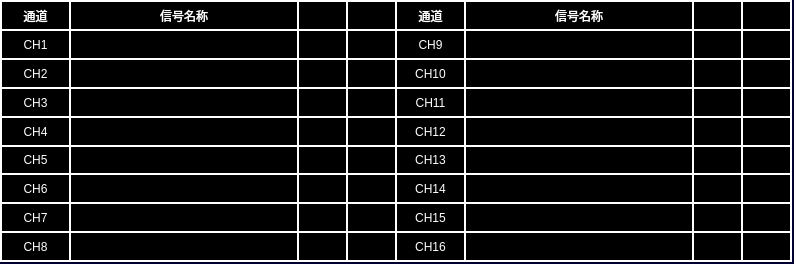
<?xml version="1.0" encoding="UTF-8"?>
<ui version="4.0">
 <class>DoControl</class>
 <widget class="QWidget" name="DoControl">
  <property name="geometry">
   <rect>
    <x>0</x>
    <y>0</y>
    <width>794</width>
    <height>264</height>
   </rect>
  </property>
  <property name="windowTitle">
   <string>Form</string>
  </property>
  <property name="styleSheet">
   <string notr="true">QWidget
{
background-color: rgb(0, 0, 50);
}


QLabel
{
	font: 16px &quot;微软雅黑&quot;;
	color: white;
	border:2px solid white;
	background-color:black;
}</string>
  </property>
  <widget class="QLabel" name="lbl_CH16">
   <property name="geometry">
    <rect>
     <x>395</x>
     <y>231</y>
     <width>71</width>
     <height>31</height>
    </rect>
   </property>
   <property name="text">
    <string>CH16</string>
   </property>
   <property name="alignment">
    <set>Qt::AlignCenter</set>
   </property>
  </widget>
  <widget class="QLabel" name="lbl_CH1_State1">
   <property name="geometry">
    <rect>
     <x>297</x>
     <y>29</y>
     <width>51</width>
     <height>31</height>
    </rect>
   </property>
   <property name="text">
    <string/>
   </property>
   <property name="alignment">
    <set>Qt::AlignCenter</set>
   </property>
  </widget>
  <widget class="QLabel" name="lbl_CH2">
   <property name="geometry">
    <rect>
     <x>0</x>
     <y>58</y>
     <width>71</width>
     <height>31</height>
    </rect>
   </property>
   <property name="text">
    <string>CH2</string>
   </property>
   <property name="alignment">
    <set>Qt::AlignCenter</set>
   </property>
  </widget>
  <widget class="QLabel" name="lbl_CH12_State1">
   <property name="geometry">
    <rect>
     <x>692</x>
     <y>116</y>
     <width>51</width>
     <height>31</height>
    </rect>
   </property>
   <property name="text">
    <string/>
   </property>
   <property name="alignment">
    <set>Qt::AlignCenter</set>
   </property>
  </widget>
  <widget class="QLabel" name="lbl_CH9_Name">
   <property name="geometry">
    <rect>
     <x>464</x>
     <y>29</y>
     <width>230</width>
     <height>31</height>
    </rect>
   </property>
   <property name="text">
    <string/>
   </property>
   <property name="alignment">
    <set>Qt::AlignCenter</set>
   </property>
  </widget>
  <widget class="QLabel" name="lblTitle_9">
   <property name="geometry">
    <rect>
     <x>395</x>
     <y>0</y>
     <width>71</width>
     <height>31</height>
    </rect>
   </property>
   <property name="text">
    <string>通道</string>
   </property>
   <property name="alignment">
    <set>Qt::AlignCenter</set>
   </property>
  </widget>
  <widget class="QLabel" name="lbl_CH13_Name">
   <property name="geometry">
    <rect>
     <x>464</x>
     <y>144</y>
     <width>230</width>
     <height>31</height>
    </rect>
   </property>
   <property name="text">
    <string/>
   </property>
   <property name="alignment">
    <set>Qt::AlignCenter</set>
   </property>
  </widget>
  <widget class="QLabel" name="lbl_CH7_Name">
   <property name="geometry">
    <rect>
     <x>69</x>
     <y>202</y>
     <width>230</width>
     <height>31</height>
    </rect>
   </property>
   <property name="text">
    <string/>
   </property>
   <property name="alignment">
    <set>Qt::AlignCenter</set>
   </property>
  </widget>
  <widget class="QLabel" name="lbl_CH7">
   <property name="geometry">
    <rect>
     <x>0</x>
     <y>202</y>
     <width>71</width>
     <height>31</height>
    </rect>
   </property>
   <property name="text">
    <string>CH7</string>
   </property>
   <property name="alignment">
    <set>Qt::AlignCenter</set>
   </property>
  </widget>
  <widget class="QLabel" name="lbl_CH3_State2">
   <property name="geometry">
    <rect>
     <x>346</x>
     <y>87</y>
     <width>51</width>
     <height>31</height>
    </rect>
   </property>
   <property name="text">
    <string/>
   </property>
   <property name="alignment">
    <set>Qt::AlignCenter</set>
   </property>
  </widget>
  <widget class="QLabel" name="lbl_CH9">
   <property name="geometry">
    <rect>
     <x>395</x>
     <y>29</y>
     <width>71</width>
     <height>31</height>
    </rect>
   </property>
   <property name="text">
    <string>CH9</string>
   </property>
   <property name="alignment">
    <set>Qt::AlignCenter</set>
   </property>
  </widget>
  <widget class="QLabel" name="lbl_CH15">
   <property name="geometry">
    <rect>
     <x>395</x>
     <y>202</y>
     <width>71</width>
     <height>31</height>
    </rect>
   </property>
   <property name="text">
    <string>CH15</string>
   </property>
   <property name="alignment">
    <set>Qt::AlignCenter</set>
   </property>
  </widget>
  <widget class="QLabel" name="lbl_CH12_Name">
   <property name="geometry">
    <rect>
     <x>464</x>
     <y>116</y>
     <width>230</width>
     <height>31</height>
    </rect>
   </property>
   <property name="text">
    <string/>
   </property>
   <property name="alignment">
    <set>Qt::AlignCenter</set>
   </property>
  </widget>
  <widget class="QLabel" name="lbl_CH10_State2">
   <property name="geometry">
    <rect>
     <x>741</x>
     <y>58</y>
     <width>51</width>
     <height>31</height>
    </rect>
   </property>
   <property name="text">
    <string/>
   </property>
   <property name="alignment">
    <set>Qt::AlignCenter</set>
   </property>
  </widget>
  <widget class="QLabel" name="lbl_CH9_State1">
   <property name="geometry">
    <rect>
     <x>692</x>
     <y>29</y>
     <width>51</width>
     <height>31</height>
    </rect>
   </property>
   <property name="text">
    <string/>
   </property>
   <property name="alignment">
    <set>Qt::AlignCenter</set>
   </property>
  </widget>
  <widget class="QLabel" name="lbl_CH4_State1">
   <property name="geometry">
    <rect>
     <x>297</x>
     <y>116</y>
     <width>51</width>
     <height>31</height>
    </rect>
   </property>
   <property name="text">
    <string/>
   </property>
   <property name="alignment">
    <set>Qt::AlignCenter</set>
   </property>
  </widget>
  <widget class="QLabel" name="lbl_CH13_State2">
   <property name="geometry">
    <rect>
     <x>741</x>
     <y>144</y>
     <width>51</width>
     <height>31</height>
    </rect>
   </property>
   <property name="text">
    <string/>
   </property>
   <property name="alignment">
    <set>Qt::AlignCenter</set>
   </property>
  </widget>
  <widget class="QLabel" name="lblTitle_3">
   <property name="geometry">
    <rect>
     <x>69</x>
     <y>0</y>
     <width>230</width>
     <height>31</height>
    </rect>
   </property>
   <property name="text">
    <string>信号名称</string>
   </property>
   <property name="alignment">
    <set>Qt::AlignCenter</set>
   </property>
  </widget>
  <widget class="QLabel" name="lbl_CH14_Name">
   <property name="geometry">
    <rect>
     <x>464</x>
     <y>173</y>
     <width>230</width>
     <height>31</height>
    </rect>
   </property>
   <property name="text">
    <string/>
   </property>
   <property name="alignment">
    <set>Qt::AlignCenter</set>
   </property>
  </widget>
  <widget class="QLabel" name="lbl_CH8">
   <property name="geometry">
    <rect>
     <x>0</x>
     <y>231</y>
     <width>71</width>
     <height>31</height>
    </rect>
   </property>
   <property name="text">
    <string>CH8</string>
   </property>
   <property name="alignment">
    <set>Qt::AlignCenter</set>
   </property>
  </widget>
  <widget class="QLabel" name="lbl_CH6_Name">
   <property name="geometry">
    <rect>
     <x>69</x>
     <y>173</y>
     <width>230</width>
     <height>31</height>
    </rect>
   </property>
   <property name="text">
    <string/>
   </property>
   <property name="alignment">
    <set>Qt::AlignCenter</set>
   </property>
  </widget>
  <widget class="QLabel" name="lbl_CH11_Name">
   <property name="geometry">
    <rect>
     <x>464</x>
     <y>87</y>
     <width>230</width>
     <height>31</height>
    </rect>
   </property>
   <property name="text">
    <string/>
   </property>
   <property name="alignment">
    <set>Qt::AlignCenter</set>
   </property>
  </widget>
  <widget class="QLabel" name="lbl_CH14_State1">
   <property name="geometry">
    <rect>
     <x>692</x>
     <y>173</y>
     <width>51</width>
     <height>31</height>
    </rect>
   </property>
   <property name="text">
    <string/>
   </property>
   <property name="alignment">
    <set>Qt::AlignCenter</set>
   </property>
  </widget>
  <widget class="QLabel" name="lbl_CH5">
   <property name="geometry">
    <rect>
     <x>0</x>
     <y>144</y>
     <width>71</width>
     <height>31</height>
    </rect>
   </property>
   <property name="text">
    <string>CH5</string>
   </property>
   <property name="alignment">
    <set>Qt::AlignCenter</set>
   </property>
  </widget>
  <widget class="QLabel" name="TrainType4">
   <property name="geometry">
    <rect>
     <x>741</x>
     <y>0</y>
     <width>51</width>
     <height>31</height>
    </rect>
   </property>
   <property name="text">
    <string/>
   </property>
   <property name="alignment">
    <set>Qt::AlignCenter</set>
   </property>
  </widget>
  <widget class="QLabel" name="lbl_CH7_State1">
   <property name="geometry">
    <rect>
     <x>297</x>
     <y>202</y>
     <width>51</width>
     <height>31</height>
    </rect>
   </property>
   <property name="text">
    <string/>
   </property>
   <property name="alignment">
    <set>Qt::AlignCenter</set>
   </property>
  </widget>
  <widget class="QLabel" name="lbl_CH4_State2">
   <property name="geometry">
    <rect>
     <x>346</x>
     <y>116</y>
     <width>51</width>
     <height>31</height>
    </rect>
   </property>
   <property name="text">
    <string/>
   </property>
   <property name="alignment">
    <set>Qt::AlignCenter</set>
   </property>
  </widget>
  <widget class="QLabel" name="lbl_CH5_State1">
   <property name="geometry">
    <rect>
     <x>297</x>
     <y>144</y>
     <width>51</width>
     <height>31</height>
    </rect>
   </property>
   <property name="text">
    <string/>
   </property>
   <property name="alignment">
    <set>Qt::AlignCenter</set>
   </property>
  </widget>
  <widget class="QLabel" name="lbl_CH15_State2">
   <property name="geometry">
    <rect>
     <x>741</x>
     <y>202</y>
     <width>51</width>
     <height>31</height>
    </rect>
   </property>
   <property name="text">
    <string/>
   </property>
   <property name="alignment">
    <set>Qt::AlignCenter</set>
   </property>
  </widget>
  <widget class="QLabel" name="lbl_CH1_Name">
   <property name="geometry">
    <rect>
     <x>69</x>
     <y>29</y>
     <width>230</width>
     <height>31</height>
    </rect>
   </property>
   <property name="text">
    <string/>
   </property>
   <property name="alignment">
    <set>Qt::AlignCenter</set>
   </property>
  </widget>
  <widget class="QLabel" name="lbl_CH2_State2">
   <property name="geometry">
    <rect>
     <x>346</x>
     <y>58</y>
     <width>51</width>
     <height>31</height>
    </rect>
   </property>
   <property name="text">
    <string/>
   </property>
   <property name="alignment">
    <set>Qt::AlignCenter</set>
   </property>
  </widget>
  <widget class="QLabel" name="lbl_CH16_State2">
   <property name="geometry">
    <rect>
     <x>741</x>
     <y>231</y>
     <width>51</width>
     <height>31</height>
    </rect>
   </property>
   <property name="text">
    <string/>
   </property>
   <property name="alignment">
    <set>Qt::AlignCenter</set>
   </property>
  </widget>
  <widget class="QLabel" name="lbl_CH10_Name">
   <property name="geometry">
    <rect>
     <x>464</x>
     <y>58</y>
     <width>230</width>
     <height>31</height>
    </rect>
   </property>
   <property name="text">
    <string/>
   </property>
   <property name="alignment">
    <set>Qt::AlignCenter</set>
   </property>
  </widget>
  <widget class="QLabel" name="lbl_CH15_Name">
   <property name="geometry">
    <rect>
     <x>464</x>
     <y>202</y>
     <width>230</width>
     <height>31</height>
    </rect>
   </property>
   <property name="text">
    <string/>
   </property>
   <property name="alignment">
    <set>Qt::AlignCenter</set>
   </property>
  </widget>
  <widget class="QLabel" name="lbl_CH2_State1">
   <property name="geometry">
    <rect>
     <x>297</x>
     <y>58</y>
     <width>51</width>
     <height>31</height>
    </rect>
   </property>
   <property name="text">
    <string/>
   </property>
   <property name="alignment">
    <set>Qt::AlignCenter</set>
   </property>
  </widget>
  <widget class="QLabel" name="lbl_CH6">
   <property name="geometry">
    <rect>
     <x>0</x>
     <y>173</y>
     <width>71</width>
     <height>31</height>
    </rect>
   </property>
   <property name="text">
    <string>CH6</string>
   </property>
   <property name="alignment">
    <set>Qt::AlignCenter</set>
   </property>
  </widget>
  <widget class="QLabel" name="TrainType2">
   <property name="geometry">
    <rect>
     <x>346</x>
     <y>0</y>
     <width>51</width>
     <height>31</height>
    </rect>
   </property>
   <property name="text">
    <string/>
   </property>
   <property name="alignment">
    <set>Qt::AlignCenter</set>
   </property>
  </widget>
  <widget class="QLabel" name="lbl_CH11">
   <property name="geometry">
    <rect>
     <x>395</x>
     <y>87</y>
     <width>71</width>
     <height>31</height>
    </rect>
   </property>
   <property name="text">
    <string>CH11</string>
   </property>
   <property name="alignment">
    <set>Qt::AlignCenter</set>
   </property>
  </widget>
  <widget class="QLabel" name="lbl_CH10_State1">
   <property name="geometry">
    <rect>
     <x>692</x>
     <y>58</y>
     <width>51</width>
     <height>31</height>
    </rect>
   </property>
   <property name="text">
    <string/>
   </property>
   <property name="alignment">
    <set>Qt::AlignCenter</set>
   </property>
  </widget>
  <widget class="QLabel" name="lbl_CH3_Name">
   <property name="geometry">
    <rect>
     <x>69</x>
     <y>87</y>
     <width>230</width>
     <height>31</height>
    </rect>
   </property>
   <property name="text">
    <string/>
   </property>
   <property name="alignment">
    <set>Qt::AlignCenter</set>
   </property>
  </widget>
  <widget class="QLabel" name="lbl_CH1_State2">
   <property name="geometry">
    <rect>
     <x>346</x>
     <y>29</y>
     <width>51</width>
     <height>31</height>
    </rect>
   </property>
   <property name="text">
    <string/>
   </property>
   <property name="alignment">
    <set>Qt::AlignCenter</set>
   </property>
  </widget>
  <widget class="QLabel" name="lblTitle_7">
   <property name="geometry">
    <rect>
     <x>464</x>
     <y>0</y>
     <width>230</width>
     <height>31</height>
    </rect>
   </property>
   <property name="text">
    <string>信号名称</string>
   </property>
   <property name="alignment">
    <set>Qt::AlignCenter</set>
   </property>
  </widget>
  <widget class="QLabel" name="lbl_CH13_State1">
   <property name="geometry">
    <rect>
     <x>692</x>
     <y>144</y>
     <width>51</width>
     <height>31</height>
    </rect>
   </property>
   <property name="text">
    <string/>
   </property>
   <property name="alignment">
    <set>Qt::AlignCenter</set>
   </property>
  </widget>
  <widget class="QLabel" name="lbl_CH12_State2">
   <property name="geometry">
    <rect>
     <x>741</x>
     <y>116</y>
     <width>51</width>
     <height>31</height>
    </rect>
   </property>
   <property name="text">
    <string/>
   </property>
   <property name="alignment">
    <set>Qt::AlignCenter</set>
   </property>
  </widget>
  <widget class="QLabel" name="lbl_CH8_Name">
   <property name="geometry">
    <rect>
     <x>69</x>
     <y>231</y>
     <width>230</width>
     <height>31</height>
    </rect>
   </property>
   <property name="text">
    <string/>
   </property>
   <property name="alignment">
    <set>Qt::AlignCenter</set>
   </property>
  </widget>
  <widget class="QLabel" name="lbl_CH4_Name">
   <property name="geometry">
    <rect>
     <x>69</x>
     <y>116</y>
     <width>230</width>
     <height>31</height>
    </rect>
   </property>
   <property name="text">
    <string/>
   </property>
   <property name="alignment">
    <set>Qt::AlignCenter</set>
   </property>
  </widget>
  <widget class="QLabel" name="lbl_CH4">
   <property name="geometry">
    <rect>
     <x>0</x>
     <y>116</y>
     <width>71</width>
     <height>31</height>
    </rect>
   </property>
   <property name="text">
    <string>CH4</string>
   </property>
   <property name="alignment">
    <set>Qt::AlignCenter</set>
   </property>
  </widget>
  <widget class="QLabel" name="lblTitle_2">
   <property name="geometry">
    <rect>
     <x>0</x>
     <y>0</y>
     <width>71</width>
     <height>31</height>
    </rect>
   </property>
   <property name="text">
    <string>通道</string>
   </property>
   <property name="alignment">
    <set>Qt::AlignCenter</set>
   </property>
  </widget>
  <widget class="QLabel" name="lbl_CH11_State1">
   <property name="geometry">
    <rect>
     <x>692</x>
     <y>87</y>
     <width>51</width>
     <height>31</height>
    </rect>
   </property>
   <property name="text">
    <string/>
   </property>
   <property name="alignment">
    <set>Qt::AlignCenter</set>
   </property>
  </widget>
  <widget class="QLabel" name="lbl_CH3">
   <property name="geometry">
    <rect>
     <x>0</x>
     <y>87</y>
     <width>71</width>
     <height>31</height>
    </rect>
   </property>
   <property name="text">
    <string>CH3</string>
   </property>
   <property name="alignment">
    <set>Qt::AlignCenter</set>
   </property>
  </widget>
  <widget class="QLabel" name="lbl_CH3_State1">
   <property name="geometry">
    <rect>
     <x>297</x>
     <y>87</y>
     <width>51</width>
     <height>31</height>
    </rect>
   </property>
   <property name="text">
    <string/>
   </property>
   <property name="alignment">
    <set>Qt::AlignCenter</set>
   </property>
  </widget>
  <widget class="QLabel" name="lbl_CH5_State2">
   <property name="geometry">
    <rect>
     <x>346</x>
     <y>144</y>
     <width>51</width>
     <height>31</height>
    </rect>
   </property>
   <property name="text">
    <string/>
   </property>
   <property name="alignment">
    <set>Qt::AlignCenter</set>
   </property>
  </widget>
  <widget class="QLabel" name="TrainType1">
   <property name="geometry">
    <rect>
     <x>297</x>
     <y>0</y>
     <width>51</width>
     <height>31</height>
    </rect>
   </property>
   <property name="text">
    <string/>
   </property>
   <property name="alignment">
    <set>Qt::AlignCenter</set>
   </property>
  </widget>
  <widget class="QLabel" name="TrainType3">
   <property name="geometry">
    <rect>
     <x>692</x>
     <y>0</y>
     <width>51</width>
     <height>31</height>
    </rect>
   </property>
   <property name="text">
    <string/>
   </property>
   <property name="alignment">
    <set>Qt::AlignCenter</set>
   </property>
  </widget>
  <widget class="QLabel" name="lbl_CH14">
   <property name="geometry">
    <rect>
     <x>395</x>
     <y>173</y>
     <width>71</width>
     <height>31</height>
    </rect>
   </property>
   <property name="text">
    <string>CH14</string>
   </property>
   <property name="alignment">
    <set>Qt::AlignCenter</set>
   </property>
  </widget>
  <widget class="QLabel" name="lbl_CH16_State1">
   <property name="geometry">
    <rect>
     <x>692</x>
     <y>231</y>
     <width>51</width>
     <height>31</height>
    </rect>
   </property>
   <property name="text">
    <string/>
   </property>
   <property name="alignment">
    <set>Qt::AlignCenter</set>
   </property>
  </widget>
  <widget class="QLabel" name="lbl_CH11_State2">
   <property name="geometry">
    <rect>
     <x>741</x>
     <y>87</y>
     <width>51</width>
     <height>31</height>
    </rect>
   </property>
   <property name="text">
    <string/>
   </property>
   <property name="alignment">
    <set>Qt::AlignCenter</set>
   </property>
  </widget>
  <widget class="QLabel" name="lbl_CH9_State2">
   <property name="geometry">
    <rect>
     <x>741</x>
     <y>29</y>
     <width>51</width>
     <height>31</height>
    </rect>
   </property>
   <property name="text">
    <string/>
   </property>
   <property name="alignment">
    <set>Qt::AlignCenter</set>
   </property>
  </widget>
  <widget class="QLabel" name="lbl_CH6_State1">
   <property name="geometry">
    <rect>
     <x>297</x>
     <y>173</y>
     <width>51</width>
     <height>31</height>
    </rect>
   </property>
   <property name="text">
    <string/>
   </property>
   <property name="alignment">
    <set>Qt::AlignCenter</set>
   </property>
  </widget>
  <widget class="QLabel" name="lbl_CH12">
   <property name="geometry">
    <rect>
     <x>395</x>
     <y>116</y>
     <width>71</width>
     <height>31</height>
    </rect>
   </property>
   <property name="text">
    <string>CH12</string>
   </property>
   <property name="alignment">
    <set>Qt::AlignCenter</set>
   </property>
  </widget>
  <widget class="QLabel" name="lbl_CH8_State1">
   <property name="geometry">
    <rect>
     <x>297</x>
     <y>231</y>
     <width>51</width>
     <height>31</height>
    </rect>
   </property>
   <property name="text">
    <string/>
   </property>
   <property name="alignment">
    <set>Qt::AlignCenter</set>
   </property>
  </widget>
  <widget class="QLabel" name="lbl_CH5_Name">
   <property name="geometry">
    <rect>
     <x>69</x>
     <y>144</y>
     <width>230</width>
     <height>31</height>
    </rect>
   </property>
   <property name="text">
    <string/>
   </property>
   <property name="alignment">
    <set>Qt::AlignCenter</set>
   </property>
  </widget>
  <widget class="QLabel" name="lbl_CH13">
   <property name="geometry">
    <rect>
     <x>395</x>
     <y>144</y>
     <width>71</width>
     <height>31</height>
    </rect>
   </property>
   <property name="text">
    <string>CH13</string>
   </property>
   <property name="alignment">
    <set>Qt::AlignCenter</set>
   </property>
  </widget>
  <widget class="QLabel" name="lbl_CH14_State2">
   <property name="geometry">
    <rect>
     <x>741</x>
     <y>173</y>
     <width>51</width>
     <height>31</height>
    </rect>
   </property>
   <property name="text">
    <string/>
   </property>
   <property name="alignment">
    <set>Qt::AlignCenter</set>
   </property>
  </widget>
  <widget class="QLabel" name="lbl_CH6_State2">
   <property name="geometry">
    <rect>
     <x>346</x>
     <y>173</y>
     <width>51</width>
     <height>31</height>
    </rect>
   </property>
   <property name="text">
    <string/>
   </property>
   <property name="alignment">
    <set>Qt::AlignCenter</set>
   </property>
  </widget>
  <widget class="QLabel" name="lbl_CH7_State2">
   <property name="geometry">
    <rect>
     <x>346</x>
     <y>202</y>
     <width>51</width>
     <height>31</height>
    </rect>
   </property>
   <property name="text">
    <string/>
   </property>
   <property name="alignment">
    <set>Qt::AlignCenter</set>
   </property>
  </widget>
  <widget class="QLabel" name="lbl_CH16_Name">
   <property name="geometry">
    <rect>
     <x>464</x>
     <y>231</y>
     <width>230</width>
     <height>31</height>
    </rect>
   </property>
   <property name="text">
    <string/>
   </property>
   <property name="alignment">
    <set>Qt::AlignCenter</set>
   </property>
  </widget>
  <widget class="QLabel" name="lbl_CH15_State1">
   <property name="geometry">
    <rect>
     <x>692</x>
     <y>202</y>
     <width>51</width>
     <height>31</height>
    </rect>
   </property>
   <property name="text">
    <string/>
   </property>
   <property name="alignment">
    <set>Qt::AlignCenter</set>
   </property>
  </widget>
  <widget class="QLabel" name="lbl_CH1">
   <property name="geometry">
    <rect>
     <x>0</x>
     <y>29</y>
     <width>71</width>
     <height>31</height>
    </rect>
   </property>
   <property name="text">
    <string>CH1</string>
   </property>
   <property name="alignment">
    <set>Qt::AlignCenter</set>
   </property>
  </widget>
  <widget class="QLabel" name="lbl_CH8_State2">
   <property name="geometry">
    <rect>
     <x>346</x>
     <y>231</y>
     <width>51</width>
     <height>31</height>
    </rect>
   </property>
   <property name="text">
    <string/>
   </property>
   <property name="alignment">
    <set>Qt::AlignCenter</set>
   </property>
  </widget>
  <widget class="QLabel" name="lbl_CH2_Name">
   <property name="geometry">
    <rect>
     <x>69</x>
     <y>58</y>
     <width>230</width>
     <height>31</height>
    </rect>
   </property>
   <property name="text">
    <string/>
   </property>
   <property name="alignment">
    <set>Qt::AlignCenter</set>
   </property>
  </widget>
  <widget class="QLabel" name="lbl_CH10">
   <property name="geometry">
    <rect>
     <x>395</x>
     <y>58</y>
     <width>71</width>
     <height>31</height>
    </rect>
   </property>
   <property name="text">
    <string>CH10</string>
   </property>
   <property name="alignment">
    <set>Qt::AlignCenter</set>
   </property>
  </widget>
  <zorder>lbl_CH16</zorder>
  <zorder>lbl_CH1_State1</zorder>
  <zorder>lbl_CH2</zorder>
  <zorder>lbl_CH9_Name</zorder>
  <zorder>lblTitle_9</zorder>
  <zorder>lbl_CH13_Name</zorder>
  <zorder>lbl_CH7_Name</zorder>
  <zorder>lbl_CH7</zorder>
  <zorder>lbl_CH3_State2</zorder>
  <zorder>lbl_CH9</zorder>
  <zorder>lbl_CH15</zorder>
  <zorder>lbl_CH10_State2</zorder>
  <zorder>lbl_CH9_State1</zorder>
  <zorder>lbl_CH13_State2</zorder>
  <zorder>lblTitle_3</zorder>
  <zorder>lbl_CH14_Name</zorder>
  <zorder>lbl_CH8</zorder>
  <zorder>lbl_CH6_Name</zorder>
  <zorder>lbl_CH11_Name</zorder>
  <zorder>lbl_CH14_State1</zorder>
  <zorder>lbl_CH5</zorder>
  <zorder>TrainType4</zorder>
  <zorder>lbl_CH7_State1</zorder>
  <zorder>lbl_CH5_State1</zorder>
  <zorder>lbl_CH15_State2</zorder>
  <zorder>lbl_CH1_Name</zorder>
  <zorder>lbl_CH2_State2</zorder>
  <zorder>lbl_CH16_State2</zorder>
  <zorder>lbl_CH10_Name</zorder>
  <zorder>lbl_CH15_Name</zorder>
  <zorder>lbl_CH2_State1</zorder>
  <zorder>lbl_CH6</zorder>
  <zorder>TrainType2</zorder>
  <zorder>lbl_CH11</zorder>
  <zorder>lbl_CH10_State1</zorder>
  <zorder>lbl_CH3_Name</zorder>
  <zorder>lbl_CH1_State2</zorder>
  <zorder>lblTitle_7</zorder>
  <zorder>lbl_CH13_State1</zorder>
  <zorder>lbl_CH8_Name</zorder>
  <zorder>lbl_CH4</zorder>
  <zorder>lblTitle_2</zorder>
  <zorder>lbl_CH11_State1</zorder>
  <zorder>lbl_CH3</zorder>
  <zorder>lbl_CH3_State1</zorder>
  <zorder>lbl_CH5_State2</zorder>
  <zorder>TrainType1</zorder>
  <zorder>TrainType3</zorder>
  <zorder>lbl_CH14</zorder>
  <zorder>lbl_CH16_State1</zorder>
  <zorder>lbl_CH11_State2</zorder>
  <zorder>lbl_CH9_State2</zorder>
  <zorder>lbl_CH6_State1</zorder>
  <zorder>lbl_CH8_State1</zorder>
  <zorder>lbl_CH5_Name</zorder>
  <zorder>lbl_CH13</zorder>
  <zorder>lbl_CH14_State2</zorder>
  <zorder>lbl_CH6_State2</zorder>
  <zorder>lbl_CH7_State2</zorder>
  <zorder>lbl_CH16_Name</zorder>
  <zorder>lbl_CH15_State1</zorder>
  <zorder>lbl_CH1</zorder>
  <zorder>lbl_CH8_State2</zorder>
  <zorder>lbl_CH2_Name</zorder>
  <zorder>lbl_CH10</zorder>
  <zorder>lbl_CH4_Name</zorder>
  <zorder>lbl_CH4_State1</zorder>
  <zorder>lbl_CH4_State2</zorder>
  <zorder>lbl_CH12</zorder>
  <zorder>lbl_CH12_Name</zorder>
  <zorder>lbl_CH12_State1</zorder>
  <zorder>lbl_CH12_State2</zorder>
 </widget>
 <resources/>
 <connections/>
</ui>
